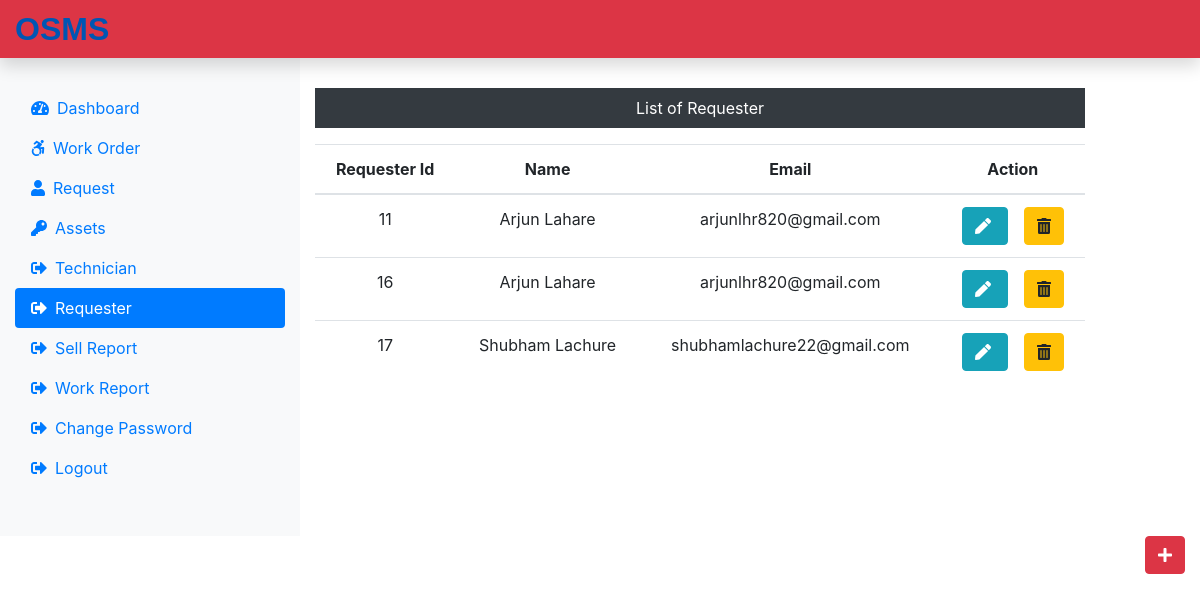
/admin/requester.php (signed in), run on the app's committed database.
### tables this page shows
CREATE TABLE `requester_db` (
  `r_login_id` int(11) NOT NULL,
  `r_name` varchar(60) NOT NULL,
  `r_email` varchar(60) NOT NULL,
  `r_password` varchar(60) NOT NULL
);

### admin/requester.php (the view, shortened to what this page needs)
<?php
include('admininclude/header.php');
include('../dbconnection.php');
?>
<div class="col-md-8 mt-5 text-center">
<p class="bg-dark text-white p-2">List of Requester</p>
<?php
    $sql = "SELECT * from requester_db";
    $result = $conn->query($sql);
    if($result->num_rows > 0) {
     echo '<table class="table">';
     echo '<thead>';
     echo '<tr>';
        echo '<th>Requester Id</th>';
        echo '<th>Name</th>';
        echo '<th>Email</th>';
        echo '<th>Action</th>';
     echo '</tr>';
     echo '</thead>';
     echo '<tbody>';
        while($row=$result->fetch_assoc()){
            echo '<tr>';
                echo '<td>'.$row["r_login_id"].'</td>';
                echo '<td>'.$row["r_name"].'</td>';
                echo '<td>'.$row["r_email"].'</td>';
                echo '<td>';
                echo '<form action="editrequester.php" method="POST" class="d-inline">';
                echo '<input type="hidden" name="id" value='.$row["r_login_id"].'><button type="submit" class="btn btn-info" mr-3 name="edit" value"Edit"><i class="fas fa-pen mr-1"></i></button>';
                echo '</form>';
                echo '<form action="" method="POST" class="d-inline">';
                echo '<input type="hidden" name="id" value='.$row["r_login_id"].'><button type="submit" class="btn btn-warning ml-3"  name="delete" value"delete"><i class="fas fa-trash-alt "></i></button>';
                echo '</form>';
            echo '</tr>';
        }
     echo '</table>';
    }  else {
        echo "0 results";
    }
?>
</div>
</div>
<div class="float-right ">
<a href="insertrequestr.php" class="btn btn-danger"><i class="fas fa-plus"></i></a>
</div>
</div>
</body>
</html>

### data on the page
requester_db: r_login_id "11", r_name "Arjun Lahare", r_email "arjunlhr820@gmail.com"
requester_db: r_login_id "16", r_name "Arjun Lahare", r_email "arjunlhr820@gmail.com"
requester_db: r_login_id "17", r_name "Shubham Lachure", r_email "shubhamlachure22@gmail.com"
